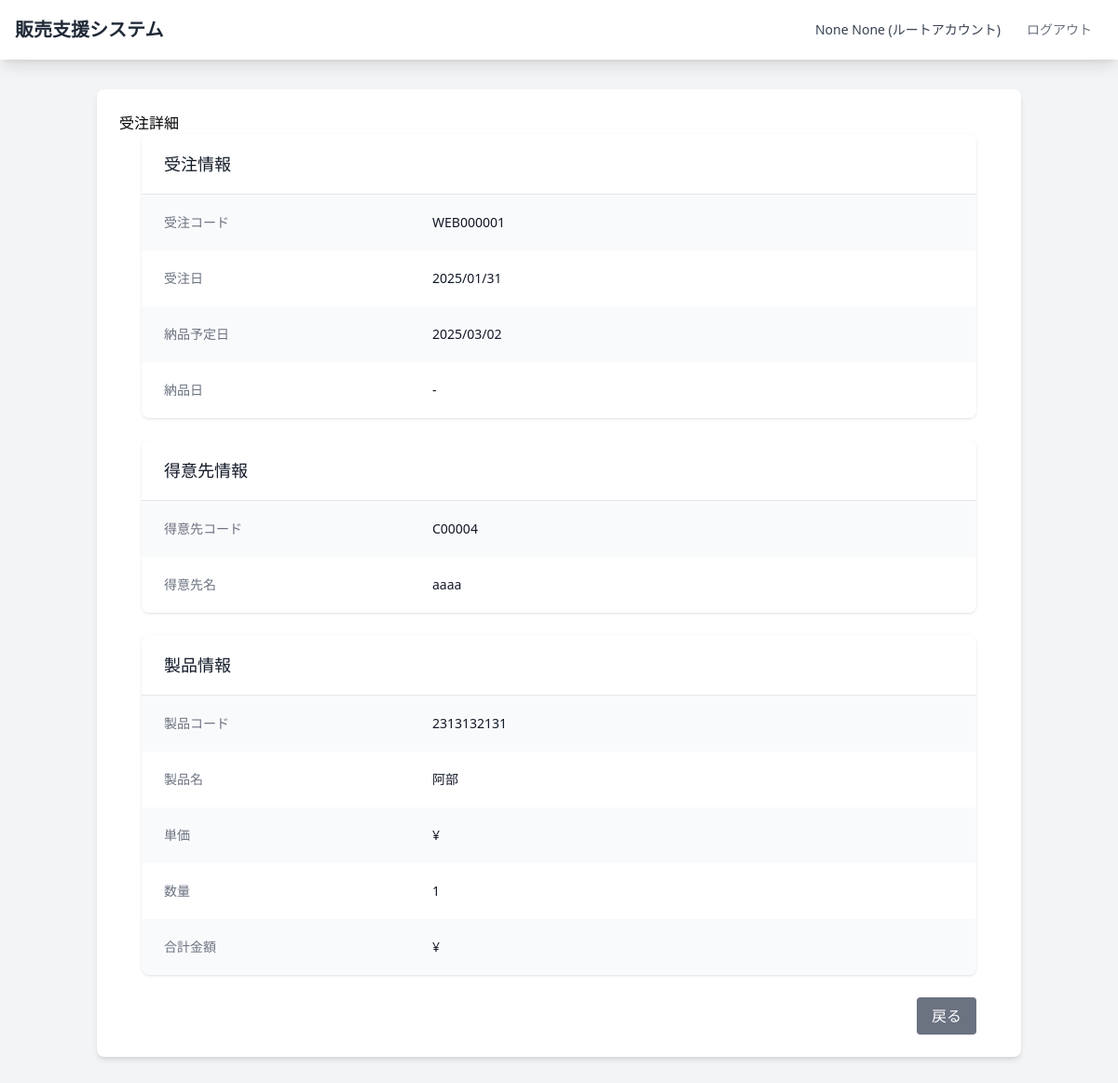
/sales/orders/1/ (signed in), run on the app's committed database.
### accounts/models.py (models this page shows, shortened)
class User(AbstractBaseUser, PermissionsMixin):
    ACCOUNT_TYPES = (
        ('root', 'Root'),
        ('employee', 'Employee'),
    )
    account_id = models.CharField(
        verbose_name=_("account_id"),
        unique=True,
        max_length=10
    )
    account_type = models.CharField(
        verbose_name=_("account_type"),
        max_length=10,
        choices=ACCOUNT_TYPES,
        default='employee'
    )
    email = models.EmailField(
        verbose_name=_("email"),
        unique=True
    )
    first_name = models.CharField(
        verbose_name=_("first_name"),
        max_length=150,
        null=True,
        blank=False
    )
    last_name = models.CharField(
        verbose_name=_("last_name"),
        max_length=150,
        null=True,
        blank=False
    )
    is_staff = models.BooleanField(
        verbose_name=_("staff status"),
        default=False
    )
    is_superuser = models.BooleanField(
        verbose_name=_("is_superuser"),
        default=False
    )
    department = models.ForeignKey(
        'Department',
        verbose_name=_("department"),
        on_delete=models.PROTECT,
        null=True,
        blank=True
    )
    created_at = models.DateTimeField(
        verbose_name=_("created_at"),
        auto_now_add=True
    )
    updated_at = models.DateTimeField(
        verbose_name=_("updated_at"),
        auto_now=True
    )
    objects = UserManager()
    USERNAME_FIELD = 'account_id'
    REQUIRED_FIELDS = ['email']

### sales/models.py (models this page shows, shortened)
class Order(models.Model):
    order_code = models.CharField("受注コード", max_length=10, unique=True)
    customer = models.ForeignKey(Customer, verbose_name="得意先", on_delete=models.PROTECT)
    product = models.ForeignKey(Product, verbose_name="製品", on_delete=models.PROTECT)
    quantity = models.IntegerField("数量")
    order_date = models.DateField("受注日", default=timezone.now)
    delivery_date = models.DateField("納品予定日")
    delivered_date = models.DateField("納品日", null=True, blank=True)
    class Meta:
        verbose_name = "受注"
        verbose_name_plural = "受注一覧"
    @property
    def total_amount(self):
        return self.quantity * self.product.unit_price

class Customer(models.Model):
    customer_code = models.CharField("得意先コード", max_length=10, unique=True)
    customer_name = models.CharField("得意先名", max_length=100)
    phone_number = models.CharField("電話番号", max_length=15)
    postal_code = models.CharField("郵便番号", max_length=8)
    address = models.CharField("住所", max_length=200)
    email = models.EmailField("メールアドレス")
    class Meta:
        verbose_name = "得意先"
        verbose_name_plural = "得意先一覧"
        ordering = ['customer_code']  # 得意先コード順にソート

class Product(models.Model):
    product_code = models.CharField("製品コード", max_length=10, unique=True)
    product_name = models.CharField("製品名", max_length=100)
    unit_price = models.DecimalField("単価", max_digits=10, decimal_places=0)
    class Meta:
        verbose_name = "製品"
        verbose_name_plural = "製品一覧"

### sales/views.py (the view)
# urls.py: path('orders/<int:pk>/', views.OrderDetailView.as_view(), name='order_detail'),
class OrderDetailView(LoginRequiredMixin, DetailView):
    model = Order
    template_name = 'sales/order_detail.html'
    context_object_name = 'order'

### templates/sales/order_detail.html (shortened to what this page needs)
{% extends "base.html" %}
{% block title %}
<div class="h1">受注詳細</div>
{% endblock %}
{% block content %}
<div class="max-w-4xl mx-auto">
    <div class="bg-white shadow overflow-hidden sm:rounded-lg mb-6">
        <div class="px-4 py-5 sm:px-6">
            <h3 class="text-lg leading-6 font-medium text-gray-900">受注情報</h3>
        </div>
        <div class="border-t border-gray-200">
            <dl>
                <div class="bg-gray-50 px-4 py-5 sm:grid sm:grid-cols-3 sm:gap-4 sm:px-6">
                    <dt class="text-sm font-medium text-gray-500">受注コード</dt>
                    <dd class="mt-1 text-sm text-gray-900 sm:mt-0 sm:col-span-2">{{ order.order_code }}</dd>
                </div>
                <div class="bg-white px-4 py-5 sm:grid sm:grid-cols-3 sm:gap-4 sm:px-6">
                    <dt class="text-sm font-medium text-gray-500">受注日</dt>
                    <dd class="mt-1 text-sm text-gray-900 sm:mt-0 sm:col-span-2">{{ order.order_date|date:"Y/m/d" }}</dd>
                </div>
                <div class="bg-gray-50 px-4 py-5 sm:grid sm:grid-cols-3 sm:gap-4 sm:px-6">
                    <dt class="text-sm font-medium text-gray-500">納品予定日</dt>
                    <dd class="mt-1 text-sm text-gray-900 sm:mt-0 sm:col-span-2">{{ order.delivery_date|date:"Y/m/d" }}</dd>
                </div>
                <div class="bg-white px-4 py-5 sm:grid sm:grid-cols-3 sm:gap-4 sm:px-6">
                    <dt class="text-sm font-medium text-gray-500">納品日</dt>
                    <dd class="mt-1 text-sm text-gray-900 sm:mt-0 sm:col-span-2">{{ order.delivered_date|date:"Y/m/d"|default:"-" }}</dd>
                </div>
            </dl>
        </div>
    </div>
    <div class="bg-white shadow overflow-hidden sm:rounded-lg mb-6">
        <div class="px-4 py-5 sm:px-6">
            <h3 class="text-lg leading-6 font-medium text-gray-900">得意先情報</h3>
        </div>
        <div class="border-t border-gray-200">
            <dl>
                <div class="bg-gray-50 px-4 py-5 sm:grid sm:grid-cols-3 sm:gap-4 sm:px-6">
                    <dt class="text-sm font-medium text-gray-500">得意先コード</dt>
                    <dd class="mt-1 text-sm text-gray-900 sm:mt-0 sm:col-span-2">{{ order.customer.customer_code }}</dd>
                </div>
                <div class="bg-white px-4 py-5 sm:grid sm:grid-cols-3 sm:gap-4 sm:px-6">
                    <dt class="text-sm font-medium text-gray-500">得意先名</dt>
                    <dd class="mt-1 text-sm text-gray-900 sm:mt-0 sm:col-span-2">{{ order.customer.customer_name }}</dd>
                </div>
            </dl>
        </div>
    </div>
    <div class="bg-white shadow overflow-hidden sm:rounded-lg mb-6">
        <div class="px-4 py-5 sm:px-6">
            <h3 class="text-lg leading-6 font-medium text-gray-900">製品情報</h3>
        </div>
        <div class="border-t border-gray-200">
            <dl>
                <div class="bg-gray-50 px-4 py-5 sm:grid sm:grid-cols-3 sm:gap-4 sm:px-6">
                    <dt class="text-sm font-medium text-gray-500">製品コード</dt>
                    <dd class="mt-1 text-sm text-gray-900 sm:mt-0 sm:col-span-2">{{ order.product.product_code }}</dd>
                </div>
                <div class="bg-white px-4 py-5 sm:grid sm:grid-cols-3 sm:gap-4 sm:px-6">
                    <dt class="text-sm font-medium text-gray-500">製品名</dt>
                    <dd class="mt-1 text-sm text-gray-900 sm:mt-0 sm:col-span-2">{{ order.product.product_name }}</dd>
                </div>
                <div class="bg-gray-50 px-4 py-5 sm:grid sm:grid-cols-3 sm:gap-4 sm:px-6">
                    <dt class="text-sm font-medium text-gray-500">単価</dt>
                    <dd class="mt-1 text-sm text-gray-900 sm:mt-0 sm:col-span-2">¥{{ order.product.unit_price|stringformat:",.0f" }}</dd>
                </div>
                <div class="bg-white px-4 py-5 sm:grid sm:grid-cols-3 sm:gap-4 sm:px-6">
                    <dt class="text-sm font-medium text-gray-500">数量</dt>
                    <dd class="mt-1 text-sm text-gray-900 sm:mt-0 sm:col-span-2">{{ order.quantity }}</dd>
                </div>
                <div class="bg-gray-50 px-4 py-5 sm:grid sm:grid-cols-3 sm:gap-4 sm:px-6">
                    <dt class="text-sm font-medium text-gray-500">合計金額</dt>
                    <dd class="mt-1 text-sm text-gray-900 sm:mt-0 sm:col-span-2">¥{{ order.total_amount|stringformat:",.0f" }}</dd>
                </div>
            </dl>
        </div>
    </div>
    <div class="flex justify-end space-x-3">
        <a href="{% url 'sales:order_list' %}" class="bg-gray-500 text-white px-4 py-2 rounded hover:bg-gray-600">
            戻る
        </a>
    </div>
</div>
{% endblock %}

### templates/base.html (shortened to what this page needs)
<!DOCTYPE html>
<html lang="ja">
<head>
    <script src="https://cdn.tailwindcss.com"></script>
</head>
<body class="bg-gray-100 min-h-screen">
    {% if user.is_authenticated %}
    <nav class="bg-white shadow-lg">
        <div class="max-w-7xl mx-auto px-4">
            <div class="flex justify-between h-16">
                <div class="flex">
                    <div class="flex-shrink-0 flex items-center">
                        <a href="{% url 'accounts:index' %}" class="text-xl font-bold text-gray-800">
                            販売支援システム
                        </a>
                    </div>
                </div>
                <div class="flex items-center">
                    <span class="text-gray-700 text-sm mr-4">
                        {{ user.first_name }} {{ user.last_name }}
                        {% if user.department %}
                        ({{ user.department.name }})
                        {% else %}
                        (ルートアカウント)
                        {% endif %}
                    </span>
                    <form method="post" action="{% url 'accounts:logout' %}" class="inline">
                        <button type="submit" class="text-gray-500 hover:text-gray-700 px-3 py-2 rounded-md text-sm font-medium">
                            ログアウト
                        </button>
                    </form>
                </div>
            </div>
        </div>
    </nav>
    {% endif %}
    <div class="container mx-auto px-4 py-8">
        <div class="max-w-7xl mx-auto bg-white rounded-lg shadow-md p-6">
            {% block title %}
            {% endblock %}
            {% block content %}
            {% endblock %}
        </div>
    </div>
</body>
</html>

### data on the page
User: first_name "None", last_name "None"
Order: order_code "WEB000001", order_date "2025/01/31", delivery_date "2025/03/02", delivered_date "-", customer.customer_code "C00004", customer.customer_name "aaaa", product.product_code "2313132131", product.product_name "阿部", quantity "1"
